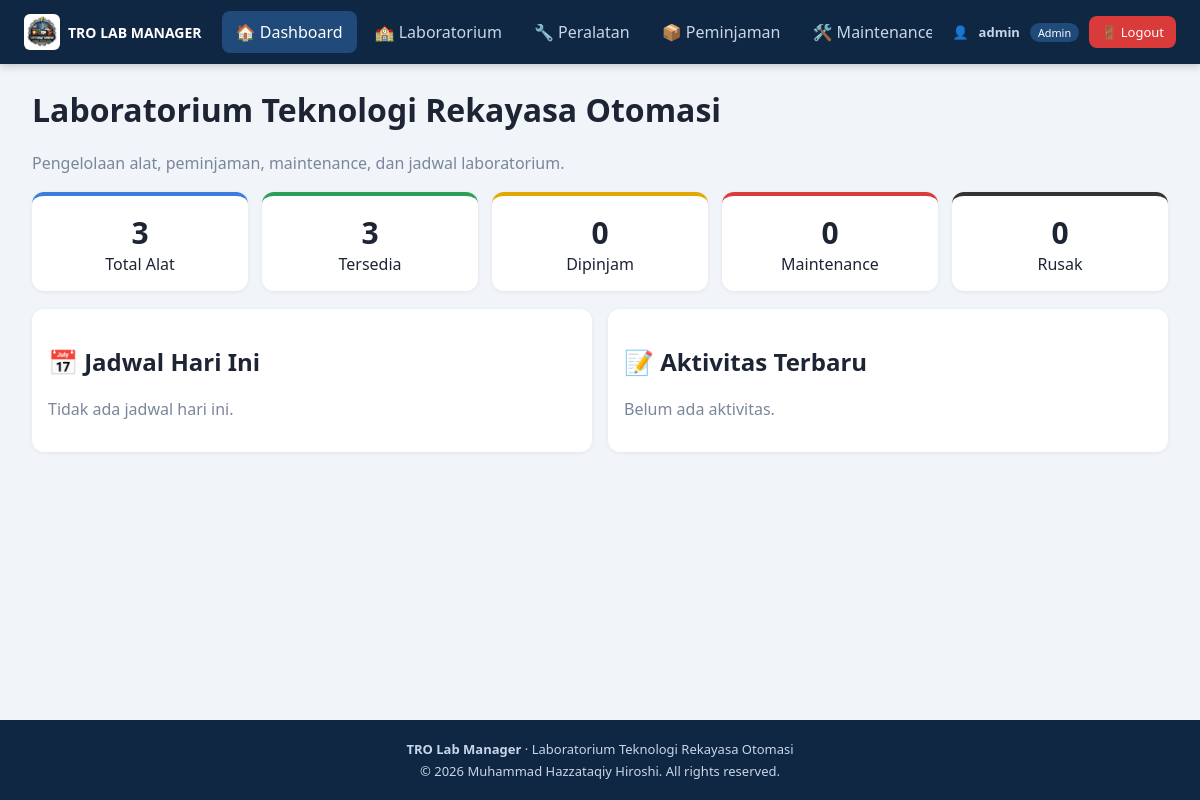
The page / (signed in) on the database its author committed.
### tables this page shows
CREATE TABLE settings(key TEXT PRIMARY KEY, value TEXT);

### BACKEND/app.py (the view)
@app.route("/")
def dashboard():
    count = lambda st: q("SELECT COUNT(*) c FROM equipment WHERE status=?", (st,), one=True)["c"]
    stats = {"total": q("SELECT COUNT(*) c FROM equipment", one=True)["c"],
             "tersedia": count("Tersedia"), "dipinjam": count("Dipinjam"),
             "maintenance": count("Maintenance"), "rusak": count("Rusak")}
    today = q("SELECT * FROM schedules WHERE tanggal=? ORDER BY mulai", (date.today().isoformat(),))
    base = "SELECT b.*, e.nama alat FROM borrowings b JOIN equipment e ON e.id=b.equipment_id"
    if is_admin():
        act = [f"📦 {b['nama']} - {b['alat']} ({b['status']})" for b in q(base + " ORDER BY b.id DESC LIMIT 4")]
        act += [f"🛠️ {m['alat']} - {m['masalah']} ({m['status']})" for m in q(
            "SELECT m.*, e.nama alat FROM maintenance m JOIN equipment e ON e.id=m.equipment_id ORDER BY m.id DESC LIMIT 4")]
    else:
        act = [f"📦 {b['alat']} ({b['status']})" for b in q(
            base + " WHERE b.username=? ORDER BY b.id DESC LIMIT 5", (session["user"],))]
    return render_template("dashboard.html", stats=stats, today=today, act=act)

### BACKEND/app.py (called while the page is built)
def db():
    if "db" not in g:
        g.db = sqlite3.connect(DB)
        g.db.row_factory = sqlite3.Row
    return g.db

def q(sql, args=(), one=False):
    rows = db().execute(sql, args).fetchall()
    return (rows[0] if rows else None) if one else rows

def is_admin():
    return session.get("role") == "Admin"

@app.context_processor
def inject_settings():
    return {"S": {r["key"]: r["value"] for r in q("SELECT * FROM settings")}}

@app.before_request
def require_login():
    ep = request.endpoint
    if ep in ("login", "register", "static"):
        return
    if not session.get("user"):
        return redirect(url_for("login"))
    if ep in ADMIN_ONLY and not is_admin():
        flash("Akses ditolak: aksi ini hanya untuk Admin.", "err")
        return redirect(url_for("dashboard"))

### FRONTEND/templates/dashboard.html (shortened to what this page needs)
{% extends "base.html" %}{% block content %}
<h1>{{ S.nama_lab }}</h1><p class="muted">{{ S.deskripsi }}</p>
<div class="cards">
  <div class="card"><b>{{ stats.total }}</b>Total Alat</div>
  <div class="card g"><b>{{ stats.tersedia }}</b>Tersedia</div>
  <div class="card y"><b>{{ stats.dipinjam }}</b>Dipinjam</div>
  <div class="card r"><b>{{ stats.maintenance }}</b>Maintenance</div>
  <div class="card k"><b>{{ stats.rusak }}</b>Rusak</div>
</div>
<div class="two">
  <section><h2>📅 Jadwal Hari Ini</h2>
    {% for s in today %}<p>{{ s.mulai }} - {{ s.selesai }} · <b>{{ s.kegiatan }}</b> ({{ s.ruang }})</p>
    {% else %}<p class="muted">Tidak ada jadwal hari ini.</p>{% endfor %}</section>
  <section><h2>📝 Aktivitas Terbaru</h2>
    {% for a in act %}<p>{{ a }}</p>{% else %}<p class="muted">Belum ada aktivitas.</p>{% endfor %}</section>
</div>
{% endblock %}

### FRONTEND/templates/base.html (shortened to what this page needs)
<!DOCTYPE html>
<html lang="id"><head><meta charset="UTF-8"><meta name="viewport" content="width=device-width,initial-scale=1">
<link rel="stylesheet" href="{{ url_for('static', filename='style.css') }}"></head>
<body>
<header class="topbar">
  <div class="brand">
    {% if S.logo %}<img src="{{ url_for('static', filename='uploads/' + S.logo) }}" alt="logo">{% else %}<span class="ico">🤖</span>{% endif %}
    <b>TRO LAB MANAGER</b>
  </div>
  <nav>
    {% for ep, label, adm in [('dashboard','🏠 Dashboard',false),('labs','🏫 Laboratorium',false),('equipment','🔧 Peralatan',false),('borrowing','📦 Peminjaman',false),('maintenance','🛠️ Maintenance',false),('schedule','📅 Jadwal',false),('settings','⚙️ Settings',true)] %}
    {% if session.role == 'Admin' or not adm %}
    <a href="{{ url_for(ep) }}" class="{{ 'on' if request.endpoint == ep }}">{{ label }}</a>
    {% endif %}
    {% endfor %}
  </nav>
  <div class="userbox">
    👤 <b>{{ session.user }}</b> <small>{{ session.role }}</small>
    <a class="logout" href="{{ url_for('logout') }}" onclick="return confirm('Yakin ingin logout?')">🚪 Logout</a>
  </div>
</header>
<main>
  {% block content %}{% endblock %}
</main>
<footer class="footer">
  <b>TRO Lab Manager</b> · {{ S.nama_lab }}<br>
  © <span id="yr">2026</span> Muhammad Hazzataqiy Hiroshi. All rights reserved.
</footer>
</body></html>

### FRONTEND/static/style.css (style rules this page uses)
* { box-sizing:border-box }
body { margin:0;font-family:Segoe UI,Arial,sans-serif;background:#f1f4f9;color:#1d2433;display:flex;flex-direction:column;min-height:100vh }
.topbar { background:#0f2742;color:#fff;display:flex;align-items:center;gap:20px;padding:0 24px;min-height:64px;position:sticky;top:0;z-index:10;box-shadow:0 2px 8px #0003 }
.brand { display:flex;align-items:center;gap:8px;font-size:14px;white-space:nowrap }
.brand img { width:36px;height:36px;object-fit:contain;border-radius:6px;background:#fff }
.topbar nav { display:flex;gap:4px;flex:1;overflow-x:auto }
.topbar nav a { color:#c9d6e8;text-decoration:none;padding:10px 14px;border-radius:8px;white-space:nowrap }
.topbar nav a:hover,.topbar nav a.on { background:#1f4a7a;color:#fff }
.userbox { display:flex;align-items:center;gap:10px;font-size:13px;color:#c9d6e8;white-space:nowrap }
.userbox small { background:#1f4a7a;color:#fff;padding:2px 8px;border-radius:10px }
.userbox a.logout { background:#d93a3a;color:#fff;padding:7px 12px;border-radius:8px;text-decoration:none }
main { flex:1;width:100%;max-width:1280px;margin:0 auto;padding:24px 32px }
h1 { margin-top:0 }
.muted { color:#7a869a }
.footer { background:#0f2742;color:#c9d6e8;text-align:center;padding:18px 24px;font-size:13px;line-height:1.7 }
.cards { display:grid;grid-template-columns:repeat(auto-fit,minmax(130px,1fr));gap:14px;margin:18px 0 }
.card { background:#fff;border-radius:12px;padding:16px;box-shadow:0 1px 4px #0001;text-align:center;border-top:4px solid #3b7ddd }
.card b { display:block;font-size:30px }
.g { border-color:#2e9e57 }
.y { border-color:#e0a800 }
.r { border-color:#d93a3a }
.k { border-color:#333 }
.two { display:grid;grid-template-columns:1fr 1fr;gap:16px }
section { background:#fff;border-radius:12px;padding:16px;box-shadow:0 1px 4px #0001 }

### rows shown on the page
settings: value (picture)
settings: nama_lab "Laboratorium Teknologi Rekayasa Otomasi"
settings: deskripsi "Pengelolaan alat, peminjaman, maintenance, dan jadwal laboratorium."

### other values the page prints
{{ label }} "🏠 Dashboard" "🏫 Laboratorium" "🔧 Peralatan" "📦 Peminjaman" "🛠️…"
{{ session.user }} "admin"
{{ session.role }} "Admin"
{{ stats.total }} "3"
{{ stats.tersedia }} "3"
{{ stats.dipinjam }} "0"
{{ stats.maintenance }} "0"
{{ stats.rusak }} "0"
